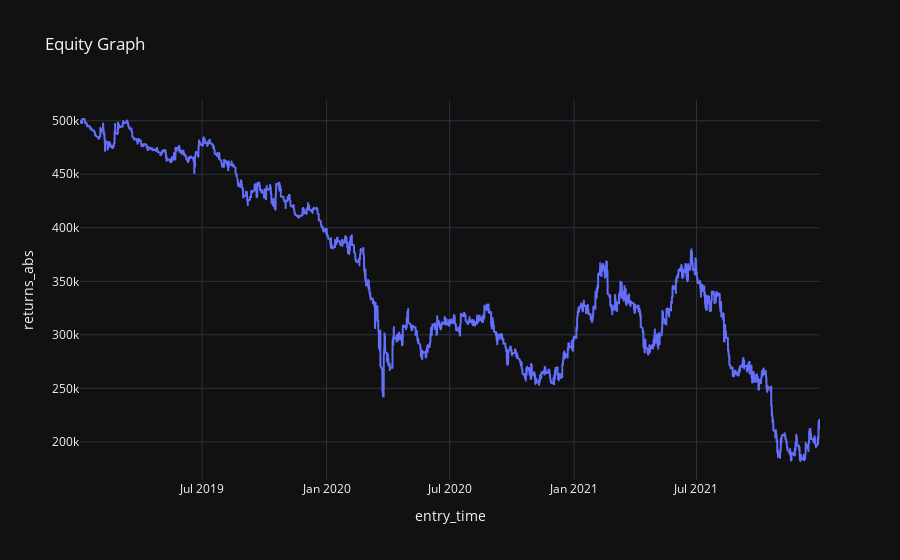

The code cell stored with this chart in its notebook:
### Code cell
filename = 'NagendraStrategyBaseLine'
res_pos1 = backtesting_final_per_pos('BANKNIFTY', FinalOrders,1,'No', filename,500000)

### Figure 1 — Plotly figure (JSON) as saved in the notebook; plotly's stock layout.template omitted (floating-point values rounded to 4 significant figures; data arrays with more than 128 entries replaced by an {"elided": "..."} marker saying what was removed)
{"data": [{"hovertemplate": "entry_time=%{x}<br>returns_abs=%{y}<extra></extra>", "legendgroup": "", "line": {"color": "#636efa", "dash": "solid"}, "marker": {"symbol": "circle"}, "mode": "lines", "name": "", "showlegend": false, "type": "scattergl", "x": {"elided": "8670 str values"}, "xaxis": "x", "y": {"elided": "8670 float values"}, "yaxis": "y"}], "layout": {"legend": {"tracegroupgap": 0}, "title": {"text": "Equity Graph"}, "xaxis": {"anchor": "y", "domain": [0, 1], "title": {"text": "entry_time"}}, "yaxis": {"anchor": "x", "domain": [0, 1], "title": {"text": "returns_abs"}}}}
